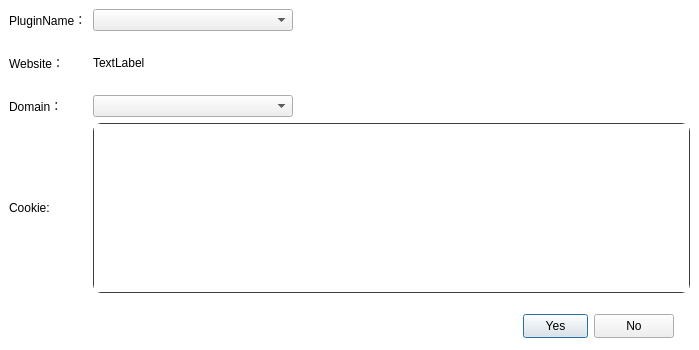
<?xml version="1.0" encoding="UTF-8"?>
<ui version="4.0">
 <class>SetCookieDialog</class>
 <widget class="QWidget" name="SetCookieDialog">
  <property name="geometry">
   <rect>
    <x>0</x>
    <y>0</y>
    <width>699</width>
    <height>350</height>
   </rect>
  </property>
  <property name="styleSheet">
   <string notr="true">.QWidget
{
background-color: #FFFFFF;
}</string>
  </property>
  <layout class="QGridLayout" name="gridLayout_2">
   <property name="leftMargin">
    <number>0</number>
   </property>
   <property name="topMargin">
    <number>0</number>
   </property>
   <property name="rightMargin">
    <number>0</number>
   </property>
   <property name="bottomMargin">
    <number>0</number>
   </property>
   <property name="spacing">
    <number>0</number>
   </property>
   <item row="0" column="0">
    <widget class="QWidget" name="widgetContent" native="true">
     <layout class="QGridLayout" name="gridLayout">
      <item row="0" column="0">
       <widget class="QLabel" name="labelPluginName">
        <property name="text">
         <string>PluginName：</string>
        </property>
       </widget>
      </item>
      <item row="0" column="1">
       <widget class="QComboBox" name="comboBoxPlugins">
        <property name="minimumSize">
         <size>
          <width>160</width>
          <height>0</height>
         </size>
        </property>
       </widget>
      </item>
      <item row="1" column="0">
       <widget class="QLabel" name="labelWebsite">
        <property name="text">
         <string>Website：</string>
        </property>
       </widget>
      </item>
      <item row="1" column="1">
       <widget class="QLabel" name="labelWebsiteContent">
        <property name="minimumSize">
         <size>
          <width>200</width>
          <height>0</height>
         </size>
        </property>
        <property name="text">
         <string>TextLabel</string>
        </property>
       </widget>
      </item>
      <item row="2" column="0">
       <widget class="QLabel" name="labelDomain">
        <property name="text">
         <string>Domain：</string>
        </property>
       </widget>
      </item>
      <item row="2" column="1">
       <widget class="QComboBox" name="comboBoxDomian"/>
      </item>
      <item row="3" column="0">
       <widget class="QLabel" name="labelCookie">
        <property name="text">
         <string>Cookie:</string>
        </property>
       </widget>
      </item>
      <item row="3" column="1" colspan="2">
       <widget class="QTextEdit" name="textEditCookie">
        <property name="styleSheet">
         <string notr="true">.QTextEdit {
	border: 1px solid #3D3D3D; 
    border-radius: 8px;
}</string>
        </property>
       </widget>
      </item>
      <item row="0" column="2" rowspan="3">
       <spacer name="horizontalSpacer_2">
        <property name="orientation">
         <enum>Qt::Horizontal</enum>
        </property>
        <property name="sizeHint" stdset="0">
         <size>
          <width>108</width>
          <height>108</height>
         </size>
        </property>
       </spacer>
      </item>
     </layout>
    </widget>
   </item>
   <item row="1" column="0">
    <widget class="QWidget" name="BottomWidget" native="true">
     <property name="minimumSize">
      <size>
       <width>0</width>
       <height>48</height>
      </size>
     </property>
     <property name="maximumSize">
      <size>
       <width>16777215</width>
       <height>48</height>
      </size>
     </property>
     <layout class="QHBoxLayout" name="horizontalLayout">
      <item>
       <spacer name="horizontalSpacer">
        <property name="orientation">
         <enum>Qt::Horizontal</enum>
        </property>
        <property name="sizeHint" stdset="0">
         <size>
          <width>128</width>
          <height>18</height>
         </size>
        </property>
       </spacer>
      </item>
      <item>
       <widget class="QPushButton" name="btnOk">
        <property name="minimumSize">
         <size>
          <width>65</width>
          <height>24</height>
         </size>
        </property>
        <property name="maximumSize">
         <size>
          <width>65</width>
          <height>24</height>
         </size>
        </property>
        <property name="focusPolicy">
         <enum>Qt::StrongFocus</enum>
        </property>
        <property name="text">
         <string>Yes</string>
        </property>
        <property name="default">
         <bool>true</bool>
        </property>
       </widget>
      </item>
      <item>
       <widget class="QPushButton" name="btnNo">
        <property name="minimumSize">
         <size>
          <width>65</width>
          <height>24</height>
         </size>
        </property>
        <property name="maximumSize">
         <size>
          <width>16777215</width>
          <height>24</height>
         </size>
        </property>
        <property name="text">
         <string>No</string>
        </property>
        <property name="autoDefault">
         <bool>false</bool>
        </property>
       </widget>
      </item>
      <item>
       <spacer name="horizontalSpacer_5">
        <property name="orientation">
         <enum>Qt::Horizontal</enum>
        </property>
        <property name="sizeType">
         <enum>QSizePolicy::Fixed</enum>
        </property>
        <property name="sizeHint" stdset="0">
         <size>
          <width>16</width>
          <height>20</height>
         </size>
        </property>
       </spacer>
      </item>
     </layout>
    </widget>
   </item>
  </layout>
 </widget>
 <resources>
  <include location="../../../resource/sVanilla.qrc"/>
 </resources>
 <connections/>
</ui>
